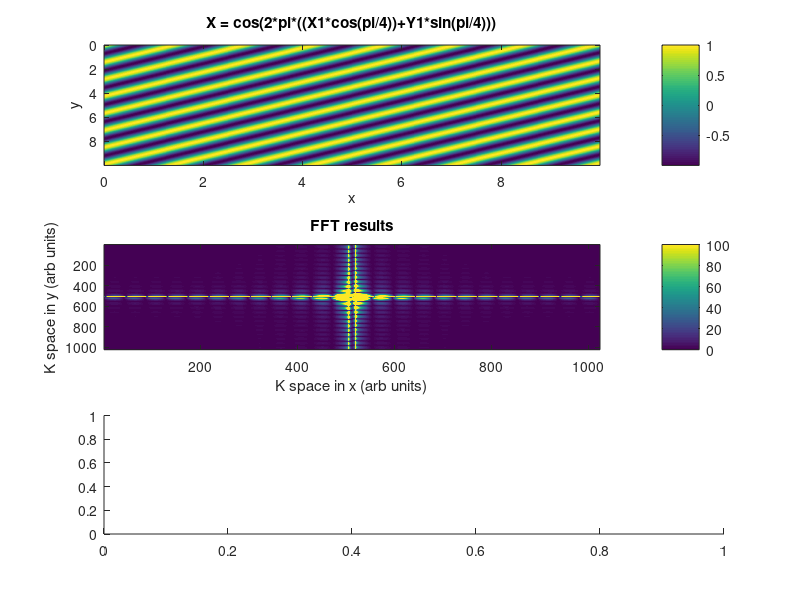

Recreate this plot in MATLAB. (Note: this script raises an error after producing the figure.)
% A 2D play around to make sure that we understand the Hermitic properties
% of the FFT. THis will allow us to see when the inputs are put in properly
% and how to do this for a full system.

% If an input to an FFT is real - the FFT produces complex results  - but
% with Hermitic properties - the negative frequency is equal to its complex
% conjugate P(-f) = (P(f))*. 
% 
% Taking the ifft of a Hermitic matrix yeilds real results.
%
% You can multiply Hermitic FFT's - which corresponds to a convolution in
% real space/time - to yield another Hermitic function in Fourier space. 
% When this is inverse Fourier transformed back to real space/time, the
% results are again completely real. 
%
% If any ifft result comes back as complex - something is wrong. This is to
% do with the boundary conditions. The input has to be padded with zeros to
% ensure that the periodicity is correct.
%

clear
clc

% Make the input matrixies
final = 10; % The final value in space/time
spacer = 0.01; % Space between adjacent cells
x = (0:0.01:final-spacer);
y = (0:0.01:final-spacer);

[X1,Y1] = meshgrid(x,y);

X = cos(2*pi*((X1*cos(pi/4))+Y1*sin(pi/4))) ;%  + cos(2*pi*5*XYgrid) ; % Creates an array that
% changes only in X. This will help to see.
caption  =('X = cos(2*pi*((X1*cos(pi/4))+Y1*sin(pi/4)))');


Y1 = Y1.*0; Y1(480:520,480:520) = 1; % Rectangular 'box' function. Could be anthing though. 

m = 2^nextpow2(length(x)); % Find the next power of two to pad to. Most efficient at this value.

fftX = fftn(X, [m,m]); % Taking the FFT of the first function (X).
ifftX = ifftn(fftX, [m,m]); % Taking the IFFT of the first function (X).

fftY = fftn(Y1, [m,m]); % Taking the FFT of the second function (Y).
ifftY = ifftn(fftY, [m,m]);% Taking the IFFT of the first function (Y).

fftconv = fftX.*fftY; % Multiplying the functions in Fourier space - convoluting in real space/time. 
ifftconv = ifftn(fftconv, [m,m]); % Inversing the results. 

% The result from this should be real. 



figure(17)

subplot(3,1,1)
imagesc(x,y,X)
title (caption);
xlabel 'x'
ylabel 'y'
colorbar

subplot(3,1,2)
imagesc(abs(fftshift(fftX)))
caxis([0,100])
title 'FFT results';
xlabel 'K space in x (arb units)'
ylabel 'K space in y (arb units)'
colorbar

subplot(3,1,3)
imagesc(x,y, ifftX(1:length(x),1:length(y)))
title 'Returned iFFT - all real';
xlabel 'x'
ylabel 'y'
colorbar


figure(18)

subplot(3,1,1)
imagesc(x,y,Y1)
title 'Input function - Dirac delta';
xlabel 'x'
ylabel 'y'
colorbar

subplot(3,1,2)
imagesc(abs(fftshift(fftY)))
caxis([0,100])
title 'FFT results';
xlabel 'K space in x (arb units)'
ylabel 'K space in y (arb units)'
colorbar

subplot(3,1,3)
imagesc(x,y, ifftY(1:length(x),1:length(y)))
title 'Returned iFFT - all real';
xlabel 'x'
ylabel 'y'
colorbar
%%
figure(19)

subplot(2,1,1)
imagesc(abs(fftconv))
title 'FFTx \otimes FFTy';
xlabel 'x'
ylabel 'y'
colorbar
caxis([0,10])

subplot(2,1,2)
imagesc(ifftshift(ifftconv))
title 'IFFT of both FFT''s multiplied';
xlabel 'K space in x (arb units)'
ylabel 'K space in y (arb units)'
colorbar
caxis([0,1000])

